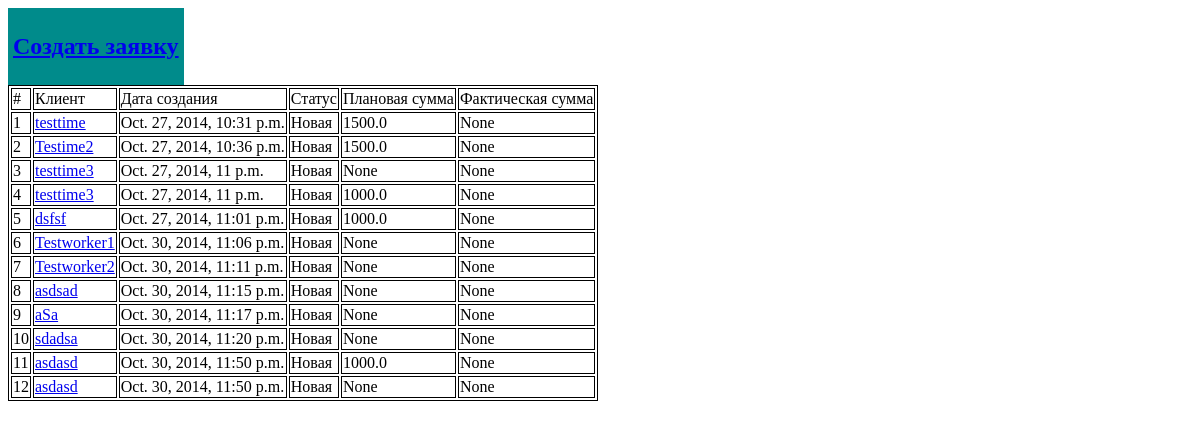
Before: / with the older database file.
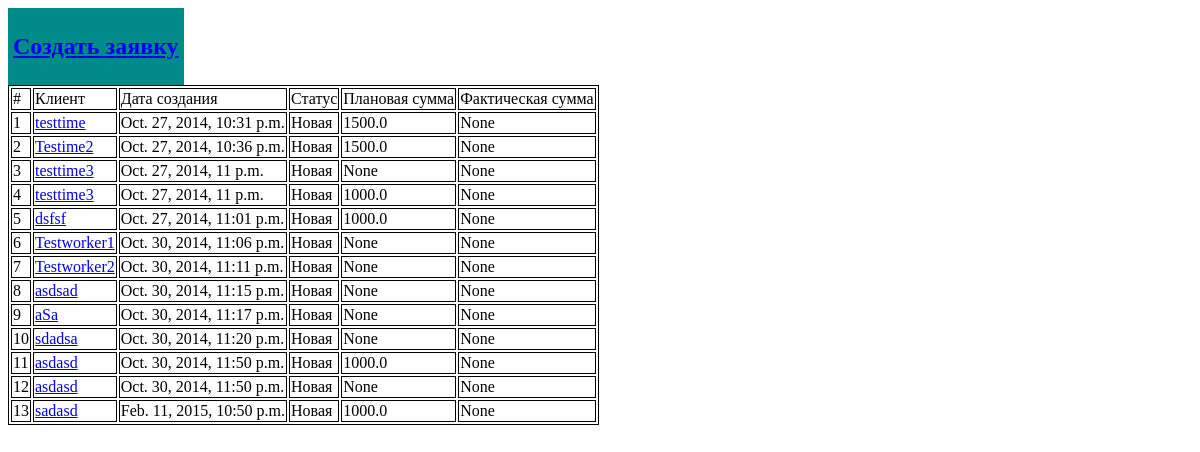
After: the same page with the newer database file.
### dispetchers/models.py (models this page shows, shortened)
class Order(models.Model):
    ClientName = models.CharField(max_length=150, verbose_name='Имя клиента')
    ClientAddress = models.CharField(max_length=200, verbose_name='Адрес клиента')
    PrefferedTime = models.DateTimeField(default=datetime.now(), verbose_name='Предпочетаемое время')
    CreateTime = models.DateTimeField(default=datetime.now(), verbose_name='Дата создания')
    FactTime = models.DateTimeField(null=True, blank=True, verbose_name='Фактическое время')
    PlanTotalSumm = models.FloatField(verbose_name='Плановая стоимость', null=True)
    FactTotalSumm = models.FloatField(verbose_name='Фактическая стоимость', null=True)
    Status = models.CharField(max_length=15, choices=ORDERSTATUS, default='New', verbose_name='Статус')
    class Meta:
        verbose_name_plural = 'Заявки'
        get_latest_by = "CreateTime"

### dispetchers/views.py (the view)
# urls.py: url(r'^$', 'dispetchers.views.show_orders', name="index"),
def show_orders(request):
    orders = Order.objects.all()
    if orders != None:
        return render_to_response('index.html', {'orders':orders})
    else:
        return render_to_response('index.html')

### templates/index.html (shortened to what this page needs)
{% extends 'base.html' %}
{% block content %}
<table border="1" bordercolor="#008b8b" bgcolor="#008b8b">
<tr>
    <td><a href="{% url "create_order_detail" %}"><h2>Создать заявку</h2></a> </td>
</tr>
</table>
<table border="1" bordercolor="black">
    <tr>
        <td>#</td>
        <td>Клиент</td>
        <td>Дата создания</td>
        <td>Статус</td>
        <td>Плановая сумма</td>
        <td>Фактическая сумма</td>
    </tr>
    {% for order in orders%}
        <tr>
            <td>{{ order.pk }}</td>
            <td><a href="{% url "edit_order" order_id=order.pk %}">{{ order.ClientName }}</a></td>
            <td>{{ order.CreateTime }}</td>
            <td>{{ order.get_Status_display }}</td>
            <td>{{ order.PlanTotalSumm }}</td>
            <td>{{ order.FactTotalSumm }}</td>
        </tr>
    {% endfor %}
</table>
{% endblock %}

Changed rows visible on the page:
added Order: pk "13", ClientName "sadasd", CreateTime "Feb. 11, 2015, 10:50 p.m.", Status "Новая", PlanTotalSumm "1000.0", FactTotalSumm "None"
